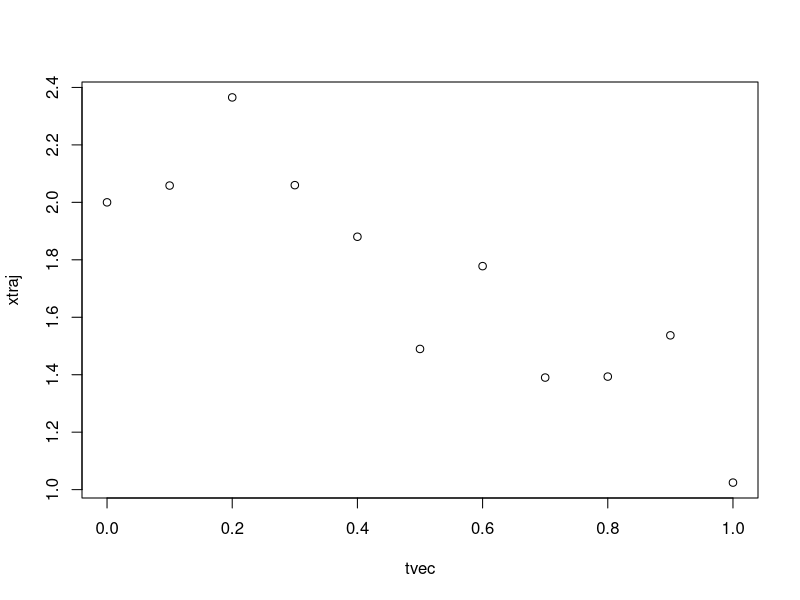

Recreate this plot in R.
rm(list = ls(all = TRUE))
set.seed(123)
thetavec = c(1, 1, 1)

h = 0.0001
littlet = 0.1
bigt = 1

nsteps = ceiling(bigt/h)
nsaves = ceiling(bigt/littlet)
hilt = ceiling(littlet/h)
stopifnot((nsteps == (nsaves*hilt)))

h12 = sqrt(h)
xtraj = matrix(0, nrow = 1, ncol = (nsaves + 1))

# initial condition centered at origin so both -ve and +ve initial conditions generated
xtraj[,1] = 2

for (i in c(1:nsaves))
{
  # print loop counter
  print(i)
  flush.console()
  
  x = xtraj[,i]
  
  for (j in c(1:hilt))
    x = x + (thetavec[1])*(thetavec[2] - x)*(h) + (h12)*(thetavec[3])*(rnorm(n=1))      
  xtraj[,(i+1)] = x
}

tvec = seq(from = 0, to = bigt, by = littlet)
plot(tvec, xtraj)
xtraj = rbind(tvec, xtraj)
# save(xtraj, file = 'fakedata.RData')
